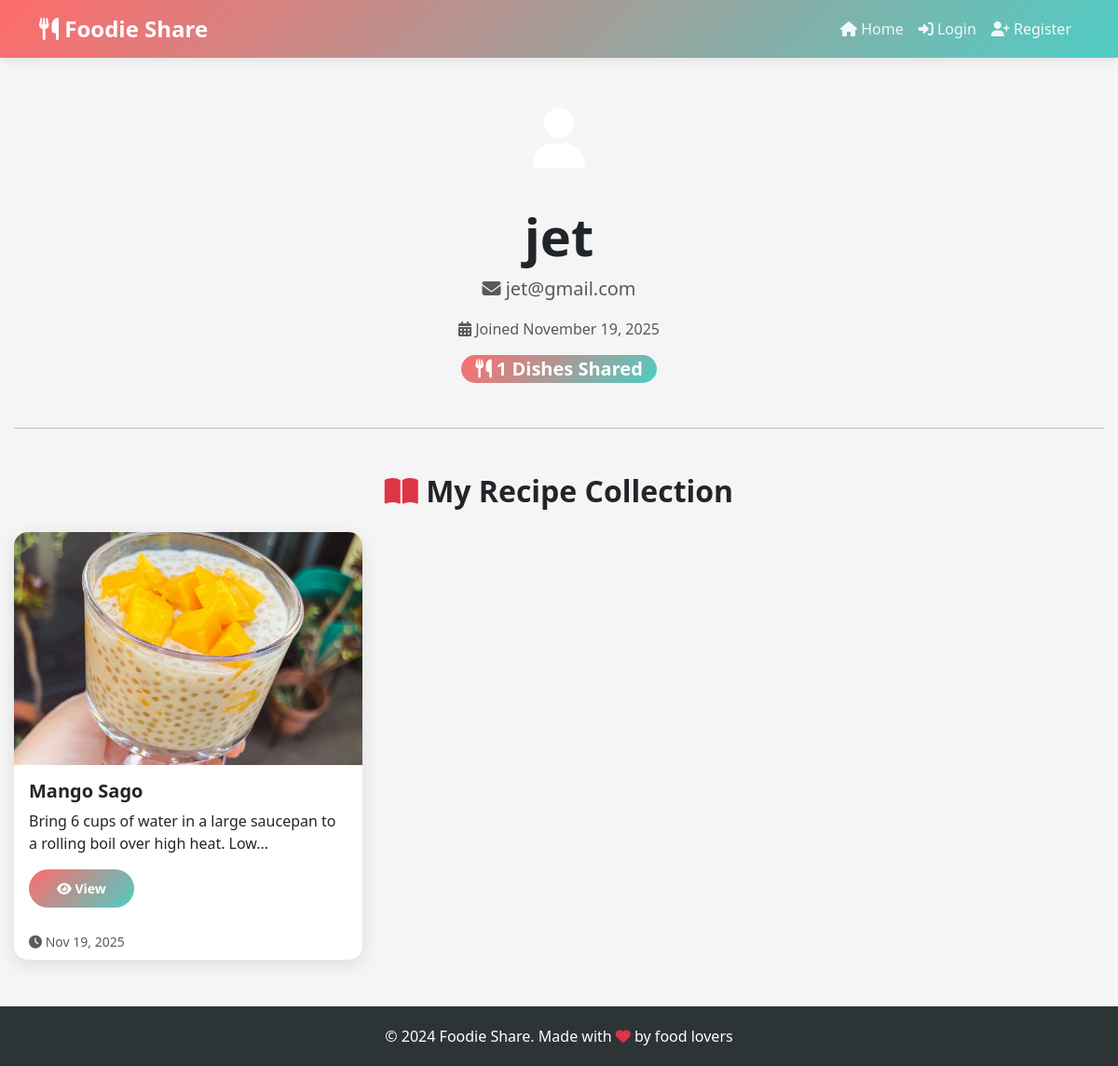
/profile/jet, run on the app's committed database.
### app.py (models this page shows, shortened)
class User(db.Model):
    id = db.Column(db.Integer, primary_key=True)
    username = db.Column(db.String(80), unique=True, nullable=False)
    email = db.Column(db.String(120), unique=True, nullable=False)
    password = db.Column(db.String(200), nullable=False)
    created = db.Column(db.DateTime, nullable=False, default=db.func.current_timestamp())
    posts = db.relationship('Post', backref='author', lazy=True, cascade='all, delete-orphan')

class Post(db.Model):
    id = db.Column(db.Integer, primary_key=True)
    dish_name = db.Column(db.String(200), nullable=False)
    ingredients = db.Column(db.Text, nullable=False)
    description = db.Column(db.Text)
    image_filename = db.Column(db.String(300))
    user_id = db.Column(db.Integer, db.ForeignKey('user.id'), nullable=False)
    created = db.Column(db.DateTime, nullable=False, default=db.func.current_timestamp())

### app.py (the view)
@app.route('/profile/<username>')
def profile(username):
    user = User.query.filter_by(username=username).first()
    if not user:
        flash('User not found!', 'danger')
        return redirect(url_for('index'))
    posts = Post.query.filter_by(user_id=user.id).order_by(Post.created.desc()).all()
    return render_template('profile.html', user=user, posts=posts)

### templates/profile.html (shortened to what this page needs)
{% extends "base.html" %}
{% block content %}
<div class="text-center mb-5">
    <div class="d-inline-block p-4 rounded-circle bg-gradient" style="background: linear-gradient(135deg, #ff6b6b, #4ecdc4);">
        <i class="fas fa-user fa-4x text-white"></i>
    </div>
    <h1 class="display-4 fw-bold mt-3">{{ user.username if user else 'User' }}</h1>
    <p class="text-muted lead">
        <i class="fas fa-envelope"></i> {{ user.email if user else '' }}
    </p>
    <p class="text-muted">
        <i class="fas fa-calendar-alt"></i> Joined {{ user.created.strftime('%B %d, %Y') if user else '' }}
    </p>
    <div class="mt-3">
        <span class="badge badge-custom fs-5">
            <i class="fas fa-utensils"></i> {{ posts|length if posts else 0 }} Dishes Shared
        </span>
    </div>
</div>
<hr class="my-5">
<h2 class="fw-bold mb-4 text-center">
    <i class="fas fa-book-open text-danger"></i> My Recipe Collection
</h2>
{% if posts %}
<div class="row g-4">
    {% for post in posts %}
    <div class="col-md-6 col-lg-4">
        <div class="card h-100">
            {% if post.image_filename %}
            <img src="{{ url_for('static', filename='uploads/' + post.image_filename) }}"
                 class="card-img-top"
                 alt="{{ post.dish_name }}">
            {% else %}
            <div class="card-img-top bg-light d-flex align-items-center justify-content-center" style="height: 250px;">
                <i class="fas fa-image fa-5x text-muted"></i>
            </div>
            {% endif %}
            <div class="card-body">
                <h5 class="card-title fw-bold">{{ post.dish_name }}</h5>
                {% if post.description %}
                <p class="card-text">
                    {{ post.description[:80] }}{% if post.description|length > 80 %}...{% endif %}
                </p>
                {% endif %}
                <div class="d-flex justify-content-between align-items-center mt-3">
                    <a href="{{ url_for('view_post', id=post.id) }}" class="btn btn-custom btn-sm">
                        <i class="fas fa-eye"></i> View
                    </a>
                </div>
            </div>
            <div class="card-footer bg-transparent border-top-0">
                <small class="text-muted">
                    <i class="fas fa-clock"></i> {{ post.created.strftime('%b %d, %Y') }}
                </small>
            </div>
        </div>
    </div>
    {% endfor %}
</div>
{% endif %}
{% endblock %}

### templates/base.html (style rules this page uses)
:root { --primary-color: #ff6b6b; --secondary-color: #4ecdc4; --dark: #2d3436; --light: #f8f9fa; }
body { font-family: 'Segoe UI', Tahoma, Geneva, Verdana, sans-serif; background-color: #f5f5f5; }
.btn-custom { background: linear-gradient(135deg, var(--primary-color), var(--secondary-color)); border: none; color: white; font-weight: 600; padding: 10px 30px; border-radius: 25px; transition: all 0.3s; }
.card { border: none; border-radius: 15px; box-shadow: 0 5px 20px rgba(0,0,0,0.1); transition: all 0.3s; overflow: hidden; }
.card-img-top { height: 250px; object-fit: cover; }
.badge-custom { background: linear-gradient(135deg, var(--primary-color), var(--secondary-color)); padding: 5px 15px; border-radius: 20px; font-weight: 600; }

### data on the page
User: username "jet", email "jet@gmail.com", created "November 19, 2025"
Post: image_filename (picture), dish_name "Mango Sago", description "Bring 6 cups of water in a large saucepan to a rolling boil over high heat. Low", created "Nov 19, 2025"

### other printed values
{{ posts|length if posts else 0 }} "1"
